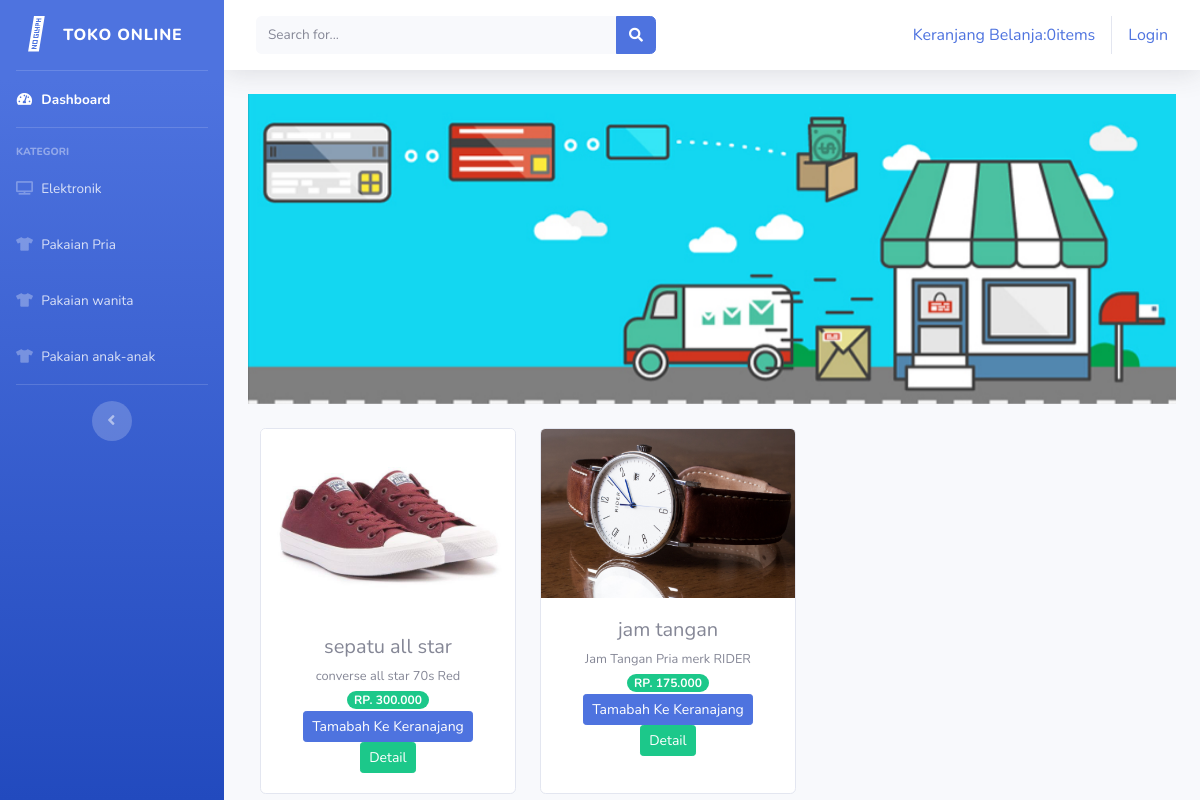
The page /index.php/kategori/pakaian_pria on the database its author committed.
### tables this page shows
CREATE TABLE `tb_barang` (
  `id_brg` int(11) NOT NULL,
  `nama_brg` varchar(120) NOT NULL,
  `keterangan` varchar(225) NOT NULL,
  `kategori` varchar(60) NOT NULL,
  `harga` int(11) NOT NULL,
  `stok` int(4) NOT NULL,
  `gambar` text NOT NULL
);

### application/controllers/kategori.php (called while the page is built, shortened)
<?php
class Kategori extends CI_Controller
{
    public function pakaian_pria()
    {
        $data['pakaian_pria'] = $this->model_kategori->data_pakaian_pria()->result();
        $this->load->view('templates/header');
        $this->load->view('templates/sidebar');
        $this->load->view('pakaian_pria', $data);
        $this->load->view('templates/footer');
    }
}

### index.php (called while the page is built, shortened)
<?php
require_once BASEPATH.'core/CodeIgniter.php';

### application/models/model_kategori.php (called while the page is built, shortened)
<?php
class model_kategori extends CI_Model
{
    public function data_pakaian_pria()
    {
        return $this->db->get_where('tb_barang', array('kategori' => 'pakaian pria'));
    }
}

### application/views/pakaian_pria.php (the view, shortened to what this page needs)
<div class="container-fluid">
    <div id="carouselExampleSlidesOnly" class="carousel slide" data-bs-ride="carousel">
        <div class="carousel-inner">
            <div class="carousel-item active">
                <img src="<?php echo base_url('assets/img/slider1.jpg') ?>" class="d-block w-100" alt="...">
            </div>
        </div>
    </div>
    <div class="row text-center mt-4">
        <?php foreach ($pakaian_pria as $brg) : ?>
            <div class="card ml-4" style="width: 16rem;">
                <img src="<?php echo base_url() . '/uploads/' . $brg->gambar ?>" class="card-img-top" alt="...">
                <div class="card-body">
                    <h5 class="card-title mb-1"><?php echo $brg->nama_brg ?></h5>
                    <small><?php echo $brg->keterangan ?></small>
                    <span class="badge badge-pill badge-success">RP. <?php echo number_format($brg->harga, 0, ',', '.') ?></span>
                    <?php echo anchor('dashbord/tambah_ke_keranjang/' . $brg->id_brg, '<div class="btn btn-sm btn-primary">Tamabah Ke Keranajang</div>') ?>
                    <?php echo anchor('dashbord/detail/' . $brg->id_brg, '<div class="btn btn-sm btn-success">Detail</div>') ?>
                </div>
            </div>
        <?php endforeach; ?>
    </div>
</div>

### application/views/templates/header.php (shortened to what this page needs)
<!DOCTYPE html>
<html lang="en">
<head>
    <link href="<?php echo base_url() ?>assets/vendor/fontawesome-free/css/all.min.css" rel="stylesheet" type="text/css">
    <link href="<?php echo base_url() ?>assets/css/sb-admin-2.min.css" rel="stylesheet">
</head>

### application/views/templates/sidebar.php (shortened to what this page needs)
<body id="page-top">
    <div id="wrapper">
        <ul class="navbar-nav bg-gradient-primary sidebar sidebar-dark accordion" id="accordionSidebar">
            <a class="sidebar-brand d-flex align-items-center justify-content-center" href="index.html">
                <div class="sidebar-brand-icon">
                    <i class="fa-thin fa-store"></i>
                </div>
                <div class="sidebar-brand-text mx-3">TOKO ONLINE</i></div>
            </a>
            <hr class="sidebar-divider my-0">
            <li class="nav-item active">
                <a class="nav-link" href="<?php echo base_url('dashbord') ?>">
                    <i class="fas fa-fw fa-tachometer-alt"></i>
                    <span>Dashboard</span></a>
            </li>
            <hr class="sidebar-divider">
            <div class="sidebar-heading">
                KATEGORI
            </div>
            <li class="nav-item">
                <a class="nav-link" href="<?php echo base_url('kategori/elektronik') ?>">
                    <i class="fas fa-fw fa-tv"></i>
                    <span>Elektronik</span></a>
            </li>
            <li class="nav-item">
                <a class="nav-link" href="<?php echo base_url('kategori/pakaian_pria') ?>">
                    <i class="fas fa-fw fa-tshirt"></i>
                    <span>Pakaian Pria</span></a>
            </li>
            <li class="nav-item">
                <a class="nav-link" href="<?php echo base_url('kategori/pakaian_wanita') ?>">
                    <i class="fas fa-fw fa-tshirt"></i>
                    <span>Pakaian wanita</span></a>
            </li>
            <li class="nav-item">
                <a class="nav-link" href="<?php echo base_url('kategori/pakaian_anak_anak') ?>">
                    <i class="fas fa-fw fa-tshirt"></i>
                    <span>Pakaian anak-anak</span></a>
            </li>
            <hr class="sidebar-divider d-none d-md-block">
            <div class="text-center d-none d-md-inline">
                <button class="rounded-circle border-0" id="sidebarToggle"></button>
            </div>
        </ul>
        <div id="content-wrapper" class="d-flex flex-column">
            <div id="content">
                <nav class="navbar navbar-expand navbar-light bg-white topbar mb-4 static-top shadow">
                    <form class="d-none d-sm-inline-block form-inline mr-auto ml-md-3 my-2 my-md-0 mw-100 navbar-search">
                        <div class="input-group">
                            <input type="text" class="form-control bg-light border-0 small" placeholder="Search for..." aria-label="Search" aria-describedby="basic-addon2">
                            <div class="input-group-append">
                                <button class="btn btn-primary" type="button">
                                    <i class="fas fa-search fa-sm"></i>
                                </button>
                            </div>
                        </div>
                    </form>
                    <ul class="navbar-nav ml-auto">
                        <div class="navbar">
                            <ul class="nav navbar-nav navbar-right">
                                <li>
                                    <?php
                                    $keranjang = 'Keranjang Belanja:' . $this->cart->total_items() . 'items' ?>
                                    <?php echo anchor('dashbord/detail_keranjang', $keranjang) ?>
                                </li>
                            </ul>
                            <ul class="na navbar-nav navbar-right">
                                <?php if ($this->session->userdata('username')) { ?>
                                    <li>
                                        <div>Salamat Datang <?php echo $this->session->userdata('username') ?></div>
                                    </li>
                                    <li><?php echo anchor('auth/logout','Logout') ?></li>
                                <?php } else { ?>
                                    <li><?php echo anchor('auth/login', 'Login'); ?></li>
                                <?php } ?>
                            </ul>
                        </div>
                    </ul>
                </nav>

### application/views/templates/footer.php (shortened to what this page needs)
</body>
</html>

### rows shown on the page
tb_barang: gambar (picture), nama_brg "sepatu all star", keterangan "converse all star 70s Red", harga "300.000", id_brg "Tamabah Ke Keranajang", id_brg "Detail"
tb_barang: gambar (picture), nama_brg "jam tangan", keterangan "Jam Tangan Pria merk RIDER", harga "175.000", id_brg "Tamabah Ke Keranajang", id_brg "Detail"

### other values the page prints
anchor('dashbord/detail_keranjang', $keranjang) "Keranjang Belanja:0items"
anchor('auth/login', 'Login') "Login"
